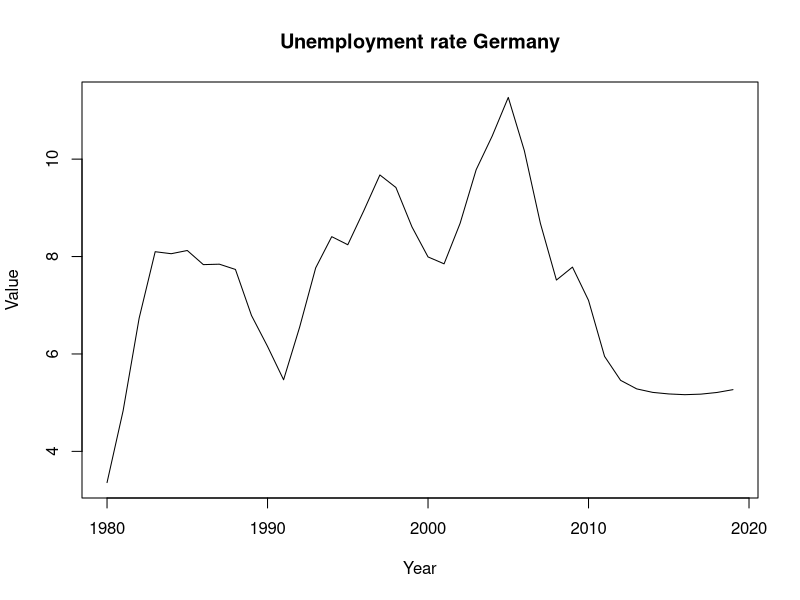

The R script that drew this image:
require(tidyr)
require(dplyr)
da <- read.csv("Data/weoA.csv", stringsAsFactors = FALSE, 
  na.strings = "n/a") 
head(da)
names <- c("Country", "Subject", "Units", "Scale", "Notes", 1980:2019, "start")
colnames(da) <- names
str(da)
# remove unwanted data
da <- da[,-c(3, 4,5, 46)]
head(da, n = 2)
# Next line is old-style
# mdata <- melt(da, id = c("Country", "Subject"), measured = 1980:2019)
mdata <-   gather(da, Date, n, -Country, -Subject, convert = TRUE)
head(mdata)
colnames(mdata) <- c("Country", "Variable", "Year", "Value")
# want Year as number not factor.  Can't fix yet.
# mdata$Year <- as.(mdata$Year, format = "%Y") 
head(mdata)
tail(mdata)
str(mdata)
a = "Germany"
b = "Unemployment rate"
title <- paste(b, a, sep = " ")
plot(filter(mdata, Country == a, Variable == 
                          b)[,3:4], type = 'l', main = title)

